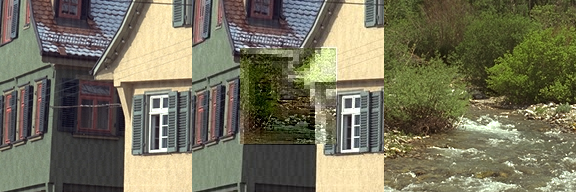
#> input picture paper/experiments/results/e6_adaptive_example.png, 576 x 192 px
$ python make_figures.py
#> lines starting #> are read from the running program, lines starting #| are printed output that depends on the picture
"""
Data figures for PixelRoot, read from results/: the results plot (measured
robustness, operating curve, tamper-localization ROC, passive PRNU baseline) and
the adaptive local-edit example of E6.

The schematic figures (gain spectrum, M1-M3, datapath) are TikZ sources in
figures/src/ (build with figures/src/build.sh).

The figures are drawn at its printed size (IEEE two-column text width) with Times
text and math so that it matches the paper's typography; include them without
scaling.
"""
import csv
import os

import matplotlib
matplotlib.use("Agg")
import matplotlib.pyplot as plt
import numpy as np
from matplotlib.patches import Rectangle
from PIL import Image

HERE = os.path.dirname(os.path.abspath(__file__))
FIG = os.path.join(HERE, "..", "figures")
RES = os.path.join(HERE, "results")
ACC, GO, RD, GRAY = "#1F5FBF", "#1E7B3A", "#B3261E", "#8A8F98"

plt.rcParams.update({
    "font.family": "serif",
    "font.serif": ["Liberation Serif", "Times New Roman", "DejaVu Serif"],
    "mathtext.fontset": "stix",
    "font.size": 8, "axes.titlesize": 8, "axes.labelsize": 8,
    "xtick.labelsize": 7, "ytick.labelsize": 7, "legend.fontsize": 7,
    "axes.linewidth": 0.6, "xtick.major.width": 0.6, "ytick.major.width": 0.6,
    "lines.linewidth": 1.3, "lines.markersize": 3.5,
    "legend.frameon": False, "pdf.fonttype": 42,
})


def read_csv(name):
    with open(os.path.join(RES, name)) as f:
        return list(csv.DictReader(f))


def jpeg_ber():
    qs, bers = [], []
    for line in open(os.path.join(RES, "e1_robustness.txt")):
#> (reads paper/experiments/results/e1_robustness.txt from the repository)
        p = line.split()
        if len(p) >= 4 and p[0] == "JPEG" and p[1].startswith("Q") and p[1][1:].isdigit():
            qs.append(int(p[1][1:])); bers.append(float(p[2]))
#> (reads paper/experiments/results/e1_curve.csv from the repository)
#> (reads paper/experiments/results/e3_roc.csv from the repository)
    return qs, bers


def prnu():
    cond, gen, imp = [], [], []
    for line in open(os.path.join(RES, "e4_prnu.txt")):
#> (reads paper/experiments/results/e4_prnu.txt from the repository)
        s = line.strip()
        for tag in ["clean", "JPEG Q95", "JPEG Q90", "JPEG Q70", "JPEG Q50"]:
            if s.startswith(tag + " "):
                p = s.split()
                cond.append(tag.replace("JPEG ", "")); gen.append(float(p[-3])); imp.append(float(p[-2]))
    return cond, gen, imp


def fig_results():
    fig, axs = plt.subplots(2, 2, figsize=(7.0, 4.5))
    # (a) raw BER vs JPEG quality
    ax = axs[0, 0]
    qs, bers = jpeg_ber()
    ax.plot(qs, bers, "o-", color=ACC)
    ax.set_xlabel("JPEG quality $Q$"); ax.set_ylabel("raw coded-bit BER")
    ax.set_xticks([95, 80, 60, 40, 20, 10, 5]); ax.invert_xaxis(); ax.set_ylim(0, 0.25)
    ax.annotate("RS decodes the payload\ndown to $Q\\!=\\!10$", xy=(10, bers[qs.index(10)]),
                xytext=(52, 0.12), fontsize=7, arrowprops=dict(arrowstyle="->", lw=0.6, color="0.3"))
    ax.set_title("(a) In-pixel channel vs. real JPEG (24 images)", loc="left")
    # (b) amplitude operating curve at JPEG Q40
    ax = axs[0, 1]
    rows = read_csv("e1_curve.csv")
    A = [float(r["A"]) for r in rows]
    ber = [float(r["raw_BER"]) for r in rows]
    dec = [int(r["decode"]) / int(r["n"]) for r in rows]
    l1, = ax.plot(A, ber, "s-", color=RD, label="raw BER")
    ax.set_xlabel("embedding amplitude $A$ (gray levels)"); ax.set_ylabel("raw BER", color=RD)
    ax.tick_params(axis="y", colors=RD); ax.set_ylim(0, 0.55)
    ax2 = ax.twinx()
    l2, = ax2.plot(A, dec, "^--", color=GO, label="payload decode rate")
    ax2.set_ylabel("payload decode rate", color=GO); ax2.tick_params(axis="y", colors=GO)
    ax2.set_ylim(0, 1.05); ax2.spines["top"].set_visible(False)
    ax.axvline(4, color=GRAY, lw=0.6, ls=":")
    ax.text(4.08, 0.06, "operating\npoint $A\\!=\\!4$", fontsize=7, color="0.3")
    ax.legend([l1, l2], [l1.get_label(), l2.get_label()], loc="center right")
    ax.set_title("(b) Amplitude operating curve at JPEG $Q\\!=\\!40$", loc="left")
    # (c) tamper-localization ROC
    ax = axs[1, 0]
    rows = read_csv("e3_roc.csv")
    ax.plot([float(r["fpr"]) for r in rows], [float(r["tpr"]) for r in rows], color=ACC, label="block level (AUC 0.97)")
    ax.plot([0, 1], [0, 1], ":", color=GRAY, lw=0.8, label="chance")
    ax.set_xlabel("false-positive rate"); ax.set_ylabel("true-positive rate")
    ax.set_xlim(0, 1); ax.set_ylim(0, 1.02); ax.legend(loc="lower right")
    ax.set_title("(c) Tamper localization on real splices", loc="left")
    # (d) passive PRNU baseline
    ax = axs[1, 1]
    cond, gen, imp = prnu()
    x = np.arange(len(cond))
    ax.plot(x, gen, "o-", color=GO, label="genuine camera")
    ax.plot(x, imp, "s--", color=RD, label="other camera")
    ax.fill_between(x, imp, gen, color=GO, alpha=0.08, lw=0)
    ax.set_xticks(x); ax.set_xticklabels(["clean" if c == "clean" else f"$Q{c[1:]}$" for c in cond])
    ax.set_xlabel("JPEG compression"); ax.set_ylabel("PRNU correlation (NCC)")
    ax.legend(loc="upper right")
    ax.set_title("(d) Passive PRNU baseline: margin narrows", loc="left")
    for a in axs.flat:
        a.grid(alpha=0.25, lw=0.5)
        a.spines["top"].set_visible(False)
        if a is not axs[0, 1]:
            a.spines["right"].set_visible(False)
    fig.tight_layout(pad=0.3, h_pad=1.0, w_pad=1.6)
    fig.savefig(os.path.join(FIG, "fig_results.pdf"))
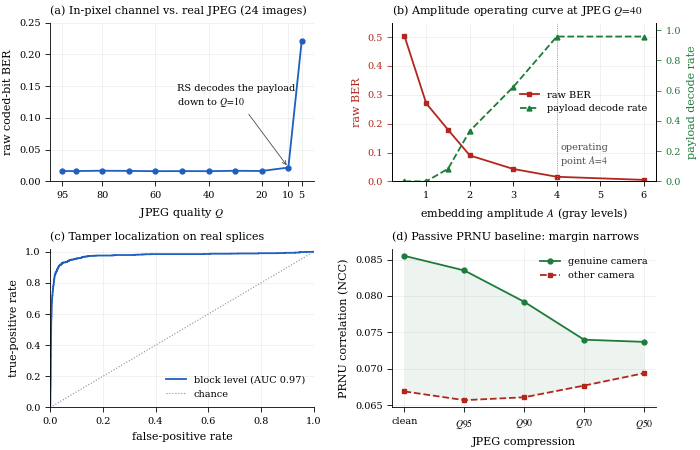
#> figure drawn by matplotlib, 5 panels
    plt.close(fig)


def fig_adaptive():
    """Three 192x192 crops (marked original | adaptive edit after JPEG Q90 | donor)
    from results/e6_adaptive_example.png, upsampled for print, with the 96 px
    patch outlined (pad 48 px, see e6_device_identity.py)."""
    strip = Image.open(os.path.join(RES, "e6_adaptive_example.png")).convert("RGB")
#> strip is the input picture: PIL image 576x192 RGB; mean R, G, B 117.6, 114.6, 92
    n = strip.width // 3
#> n = 192
    fig, axs = plt.subplots(1, 3, figsize=(3.45, 1.42))
    labels = ["(a) marked original", "(b) adaptive edit", "(c) donor image"]
    for i, ax in enumerate(axs):
        crop = strip.crop((i * n, 0, (i + 1) * n, strip.height)).resize((4 * n, 4 * strip.height), Image.LANCZOS)
        ax.imshow(crop, extent=(0, n, n, 0), interpolation="none")
        ax.add_patch(Rectangle((48, 48), 96, 96, fill=False, ec="white", lw=0.8, ls=(0, (3, 2))))
        ax.set_xticks([]); ax.set_yticks([])
        for sp in ax.spines.values():
            sp.set_linewidth(0.4)
        ax.set_xlabel(labels[i], fontsize=7, labelpad=2)
#> this loop made 3 passes
#> pass 1, in fig_adaptive, `crop = strip.crop((i * n, 0, (i + 1) * n, strip.height)).resize((4 * n..`:
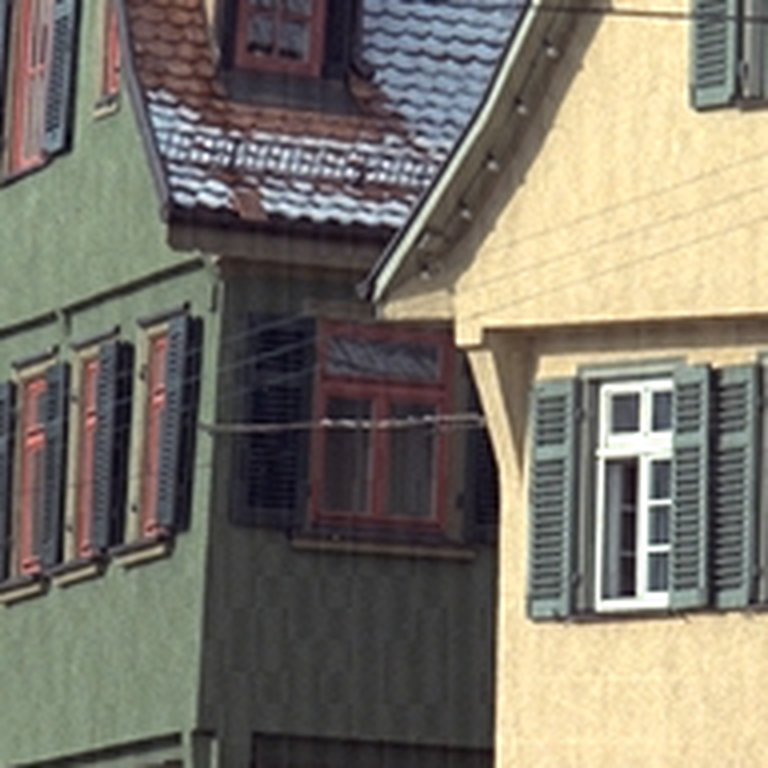
#> crop: PIL image 768x768 RGB; mean R, G, B 124.6, 119.1, 107.3
#> pass 2, in fig_adaptive, `crop = strip.crop((i * n, 0, (i + 1) * n, strip.height)).resize((4 * n..`:
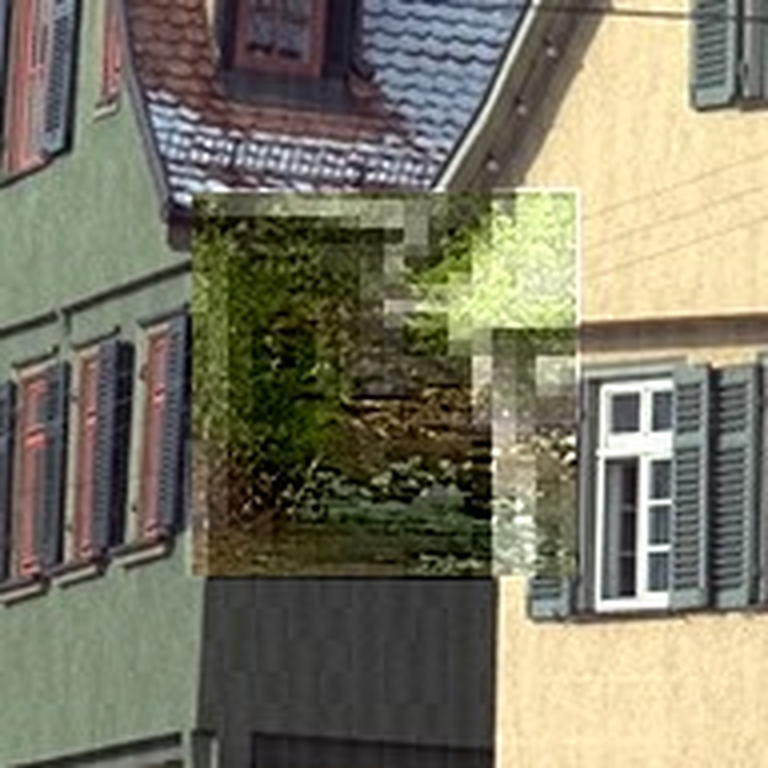
#> crop: PIL image 768x768 RGB; mean R, G, B 123.9, 120.6, 101.8
#> pass 3, in fig_adaptive, `crop = strip.crop((i * n, 0, (i + 1) * n, strip.height)).resize((4 * n..`:
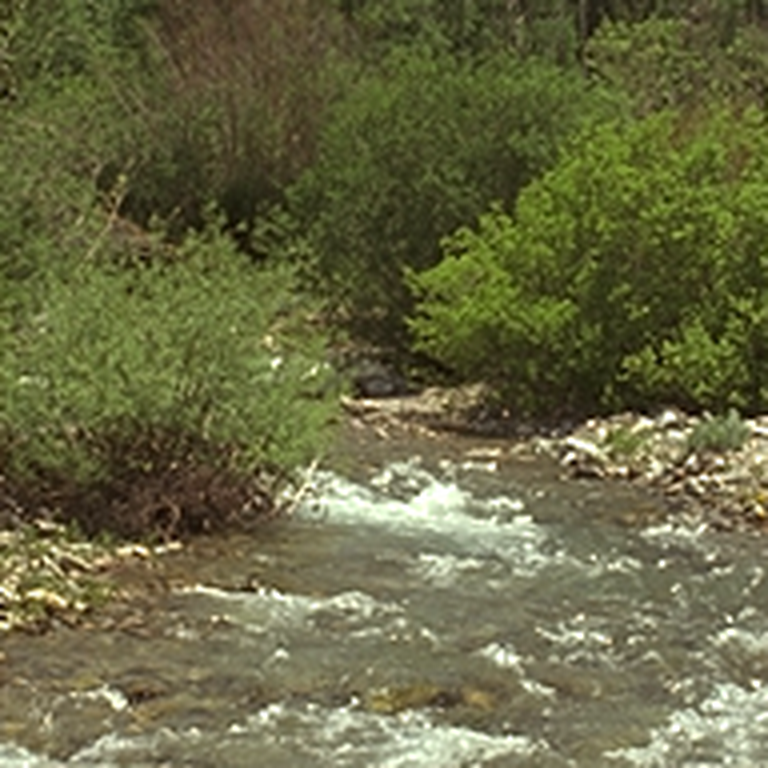
#> crop: PIL image 768x768 RGB; mean R, G, B 104.1, 104, 67.1
    fig.subplots_adjust(left=0.005, right=0.995, top=0.995, bottom=0.14, wspace=0.05)
    fig.savefig(os.path.join(FIG, "fig_adaptive.pdf"), dpi=600, bbox_inches="tight", pad_inches=0.01)
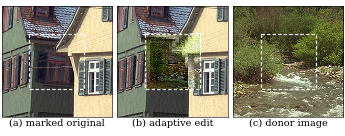
#> figure drawn by matplotlib, 3 panels
    plt.close(fig)


if __name__ == "__main__":
    fig_results()
    fig_adaptive()
    print("wrote fig_results.pdf and fig_adaptive.pdf to", os.path.normpath(FIG))
